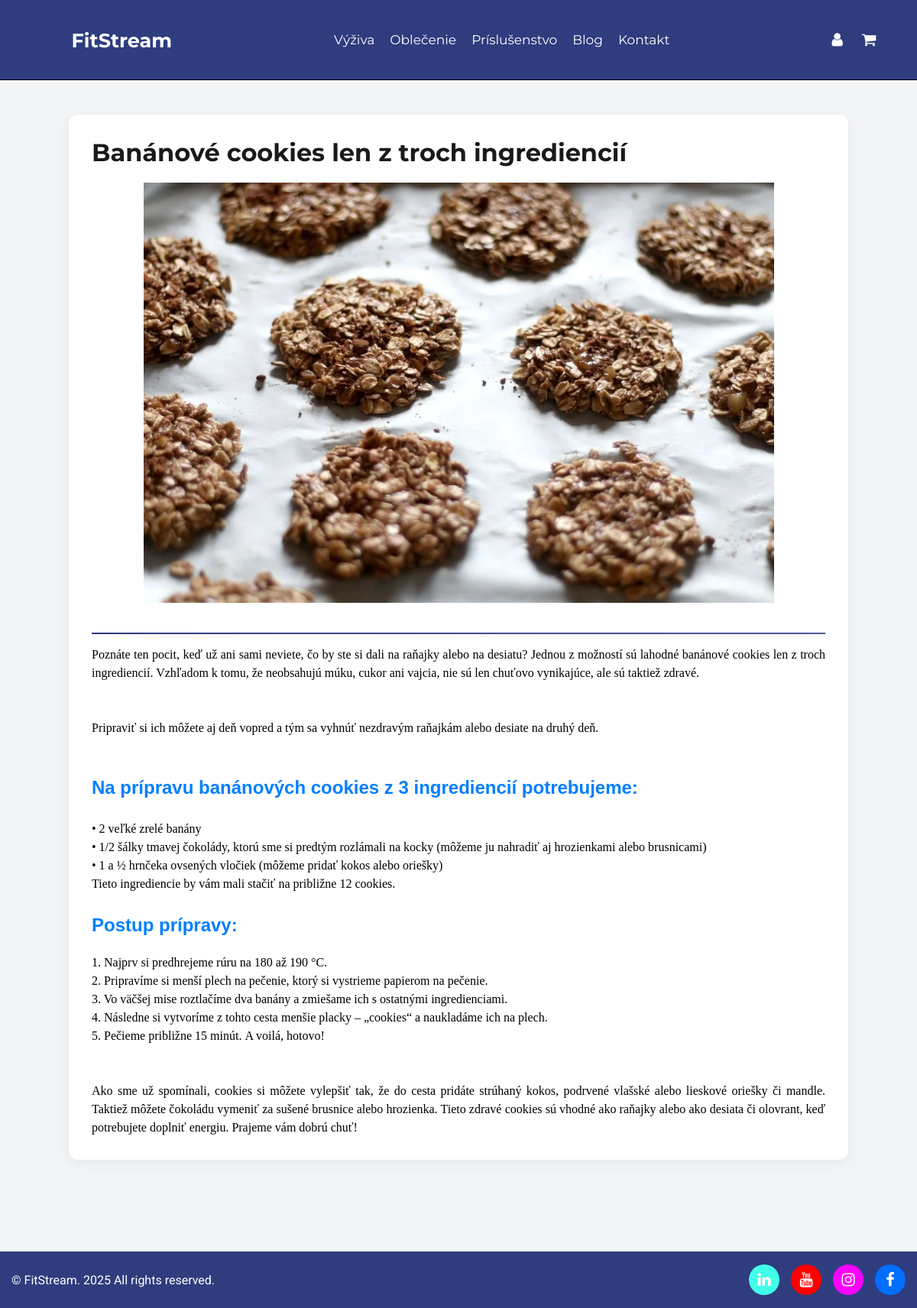
/blog_clanok.php?id=16, run on the app's committed database.
### tables this page shows
CREATE TABLE `navbar` (
  `idnavbar` int(11) NOT NULL,
  `nazov` varchar(200) NOT NULL,
  `url` varchar(255) NOT NULL
);

CREATE TABLE `blog` (
  `idblog` int(11) NOT NULL,
  `nazov` varchar(255) NOT NULL,
  `popis` text NOT NULL,
  `img_blog` varchar(255) DEFAULT NULL,
  `img_alt` varchar(255) DEFAULT NULL,
  `id_kategorie` int(11) DEFAULT NULL,
  `id_uzivatel` int(11) NOT NULL,
  `datum_vytvorenia` datetime DEFAULT current_timestamp(),
  `datum_upravy` datetime DEFAULT current_timestamp() ON UPDATE current_timestamp()
);

CREATE TABLE `footer_ikony` (
  `idfooter` int(11) NOT NULL,
  `ikona` varchar(255) NOT NULL,
  `farba_bg` varchar(255) NOT NULL,
  `farba_ikony` varchar(255) NOT NULL,
  `url` varchar(45) NOT NULL
);

### classes/Database.php (called while the page is built, shortened)
<?php
class Database
{
    private $connection;
    protected function connect(): void
    {
        $config = DATABASE;
        $options = [
            PDO::ATTR_ERRMODE            => PDO::ERRMODE_EXCEPTION,
            PDO::ATTR_DEFAULT_FETCH_MODE => PDO::FETCH_ASSOC,
        ];
        try {
            $dsn = 'mysql:host=' . $config['HOST'] .
                   ';dbname=' . $config['DBNAME'] .
                   ';port=' . $config['PORT'];
            $this->connection = new PDO(
                $dsn,
                $config['USER_NAME'],
                $config['PASSWORD'],
                $options
            );
        } catch (PDOException $e) {
            throw new Exception('Pripojenie zlyhalo: ' . $e->getMessage());
        }
    }
    public function getConnection(): PDO
    {
        return $this->connection;
    }
}
?>

### classes/Blog.php (called while the page is built, shortened)
<?php
class Blog extends Database
{
    protected $conn;
    public function __construct()
    {
        $this->conn = $this->getConnection();
    }
    public function blogClanok(int $id): array|bool
    {
        try {
            $sql = "SELECT nazov, popis, img_blog FROM blog WHERE idblog = ?";
            $st = $this->conn->prepare($sql);
            $st->bindParam(1, $id);
            $st->execute();
            $clanok = $st->fetch();
            if(empty($clanok)){
                $_SESSION['neuspech'] = "Tento článok neexistuje";
                header("Location: /FitStream/config/error.php");
                exit;
            } else{
                return $clanok;
            }
        } catch (Exception $e) {
            die("Chyba pri načítaní produktu");
        } finally {
            $this->conn = null;
        }
    }
}
?>

### classes/Footer.php (called while the page is built, shortened)
<?php
class Footer extends Database
{
    protected $conn;
    public function __construct()
    {
        $this->conn = $this->getConnection();
    }
    public function footerVypis(): array
    {
        try {
            $sql = "SELECT * FROM footer_ikony";
            $st = $this->conn->prepare($sql);
            $st->execute();
            return $st->fetchAll();
        } catch (Exception $e) {
            die("Nastala chyba");
        } finally {
            $this->conn = null;
        }
    }
}
?>

### blog_clanok.php (the view, shortened to what this page needs)
<?php
    $blog = new Blog();
    if (isset($_GET['id']) && is_numeric($_GET['id'])) {
        $vypis_blog = $blog->blogClanok($_GET['id']);
    } else {
        die("Zlé ID.");
    }
    ?>
<?php include "parts/header.php"; ?>
<?php include "parts/navbar.php"; ?>
<body class = "blog_clanok">
<div class="clanok_zaobalenie">
  <div class="clanok_z">
     <h1 class = "clanok_nadpis"><?php echo $vypis_blog['nazov'];?></h1>
     <img src = "<?php echo $vypis_blog['img_blog'];?>" alt = "" class = "clanok_img">
     <hr class = "pod_clanok">
     <p class = "clanok_popis"><?php echo $vypis_blog['popis'];?></p>
</div>
  </div>
<?php include "parts/footer.php"; ?>

### parts/navbar.php (shortened to what this page needs)
<?php
$nav = new Navbar();
$vypis_linkov = $nav->navbarLinks();
?>
<nav class = "menu">
    <a href="<?php echo BASE_URL . "index.php";?>" class = "logo"><h1 class>FitStream</h1></a>
    <ul>
        <?php foreach($vypis_linkov as $a):?>
            <a href="<?php echo BASE_URL . $a['url'] ;?>"><li><?php echo $a['nazov'];?></li></a>
        <?php endforeach?>
    </ul>
    <div class = "pr">
        <a href = "<?php echo BASE_URL . "kosik.php";?>"><i class="fa fa-shopping-cart" id = "shopping_cart" style = "font-size: 20px;"></i></a>
       </div>
</nav>

### parts/footer.php (shortened to what this page needs)
<?php
$footer = new Footer();
$footer_vypis = $footer->footerVypis();
?>
<footer>
    <div class = "bottom_footer">
        <div class = "footer_rights"><p class = ""> &copy; <span id="year"></span>FitStream. <?php echo(date("Y")); ?> All rights reserved.</p></div>
            <div class = "social_media_links">
                <?php foreach($footer_vypis as $a): ?>
                    <a href="<?php echo $a['url']; ?>"  class="social"
                    style="background-color: <?php echo $a['farba_bg']; ?>;
                    color: <?php echo $a['farba_ikony']; ?>">
                   <i class="<?php echo $a['ikona']; ?>" style="font-size: 20px;"></i>
                   </a>
                <?php endforeach; ?>
         </div>
            </div>
</footer>
</body>
</html>

### css/navbar_sidebar.css (style rules this page uses)
nav { display: flex; background-color: #2F3C7E; align-items: center; justify-content: space-around; color: white; padding: 17px 20px; position: fixed; top: 0; left: 0; width: 100%; z-index: 1; border-bottom: 1px solid black; font-size: 15px; z-index: 1000; height:70px; }
nav ul { display: flex; flex-direction: row; padding: 10px 55px; list-style: none; }
nav ul li { margin: 0 10px }
nav a { color: white; text-decoration: none; cursor: pointer; font-weight: 400; font-size: 17px; }
.pr { display: flex; gap: 25px; position: relative; }

### css/footer.css (style rules this page uses)
footer { display: flex; flex-direction: column; background-color: #2F3C7E; color: white; padding: 17px 15px; margin-top: 120px; }
.social_media_links { display: flex; gap: 15px; justify-content: flex-end; align-items: center; flex-direction: row; }
.bottom_footer { display: flex; width: 100%; justify-content: space-between; align-items: center; flex-wrap: wrap; }
.social { width: 40px; height: 40px; border-radius: 50%; display: flex; justify-content: center; align-items: center; transition: transform 0.3s ease, opacity 0.3s ease; border: none; cursor: pointer; text-decoration: none; }
.footer_rights { font-size: 16px; display: flex; justify-content: flex-start; align-items: flex-end; }

### css/blog_clanky.css (style rules this page uses)
.blog_clanok { background-color: #F3F4F6; }
.pod_clanok { margin-top: 15px; margin-bottom: 15px; border: 0; height: 2px; background: linear-gradient(to right, #2F3C7E, #4F5D9A); width: 100%; box-shadow: 0 2px 5px rgba(0, 0, 0, 0.1); }
.clanok_zaobalenie { display: flex; justify-content: center; margin-top: 150px; min-width: 85%; max-width: 85%; place-self: center; }
.clanok_z { background-color: #fff; border-radius: 12px; box-shadow: 0 4px 16px rgba(0, 0, 0, 0.06); width: 100%; padding: 30px; transition: box-shadow 0.3s ease; place-self: center; }
.clanok_z p { text-align: justify; }
.clanok_nadpis { font-size: 2rem; font-weight: 700; margin-bottom: 20px; color: #1a1a1a; }
.clanok_img { width: 100%; max-height: 550px; border-radius: 10px; margin-bottom: 20px; object-fit: contain; }
.clanok_popis { font-size: 1.125rem; line-height: 1.6; color: #555; text-align: justify; }

### css/vseobecne_styly.css (style rules this page uses)
* { margin: 0; padding: 0; }
body { height: 100vh; }
h1,h2,h3,h4,h5,h6,a { font-family:'Montserrat'; }
p { font-family: 'Roboto'; }

### data on the page
navbar: nazov "Výživa"
navbar: nazov "Oblečenie"
navbar: nazov "Príslušenstvo"
navbar: nazov "Blog"
navbar: nazov "Kontakt"
blog: nazov "Banánové cookies len z troch ingrediencií", img_blog (picture), popis "Poznáte ten pocit, keď už ani sami neviete, čo by ste si dali na raňajky alebo na desiatu? Jednou z možností sú lahodné banánové cookies len z troch ingrediencií. Vzhľadom k tomu, že neobsahujú múku, cukor ani vajcia, nie sú len chuťovo vynikajúce, ale sú taktiež zdravé. Pripraviť si ich môžete aj deň vopred a tým sa vyhnúť nezdravým raňajkám alebo desiate na druhý deň. Na prípravu banánových cookies z 3 ingrediencií potrebujeme: • 2 veľké zrelé banány • 1/2 šálky tmavej čokolády, ktorú sme si predtým rozlámali na kocky (môžeme ju nahradiť aj hrozienkami alebo brusnicami) • 1 a ½ hrnčeka ovsených vločiek (môžeme pridať kokos alebo oriešky) Tieto ingrediencie by vám mali stačiť na približne…"
